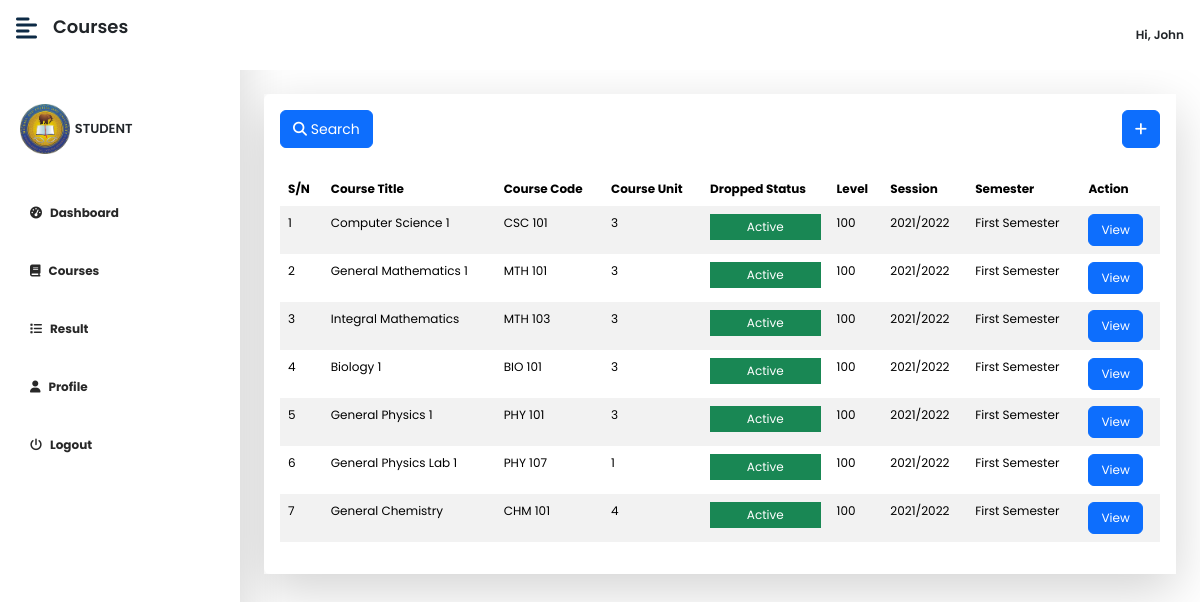
The app's page /student/view/courses (signed in) with its own data.
### tables this page shows
CREATE TABLE `students_tb` (
  `id` int(11) NOT NULL,
  `fname` text NOT NULL,
  `lname` text NOT NULL,
  `email` varchar(200) NOT NULL,
  `school_id` varchar(100) NOT NULL,
  `level` int(11) NOT NULL,
  `faculty` varchar(200) DEFAULT NULL,
  `dept` varchar(200) DEFAULT NULL,
  `image` text DEFAULT NULL,
  `password` longtext NOT NULL,
  `date` timestamp NOT NULL DEFAULT current_timestamp() ON UPDATE current_timestamp()
);

CREATE TABLE `student_courses_tb` (
  `id` int(11) NOT NULL,
  `name` varchar(200) NOT NULL,
  `school_id` varchar(200) NOT NULL,
  `course_title` varchar(200) NOT NULL,
  `course_code` varchar(200) NOT NULL,
  `course_unit` int(6) NOT NULL,
  `is_carry_over` varchar(100) DEFAULT 'No',
  `level` varchar(200) NOT NULL,
  `semester` varchar(200) NOT NULL,
  `session` varchar(200) NOT NULL,
  `dept` varchar(200) NOT NULL,
  `faculty` varchar(200) NOT NULL,
  `result_computed` varchar(6) NOT NULL DEFAULT '0',
  `is_dropped` varchar(11) NOT NULL DEFAULT '0',
  `date` timestamp NOT NULL DEFAULT current_timestamp() ON UPDATE current_timestamp()
);

### student/view/courses.php (the view, shortened to what this page needs)
<?php
if(isset($_SESSION['studentID'])) {
    require '../../configs/dbh.inc.php';
?>
<!DOCTYPE html>
<html lang="en">
<head>
    <?php include '../../includes/links&scripts.php'; ?>
</head>
<body >
<div class="d-flex" id="wrapper">
        <?php include 'includes/sidebar.php';?>
        <div id="page-content-wrapper">
        <nav class="navbar navbar-expand-lg navbar-light d-flex bg-white fixed-top py-3 px-3" style="justify-content:space-between;">
               <div class="d-flex">
                    <div ><i class="fas fa-align-left fs-4 me-3"  style="color:#0d2a45ff;" id="menu-toggle"></i></div>
                    <div><p class="display-6" style="font-size: large;font-weight:600;">Courses</p></div>
               </div>
               <?php include 'includes/studentnavbar.php';?>
            <div class="container-fluid px-4 py-4">
                <div class=" mt-3 shadow-lg " style="overflow:hidden">
                        <div class="p-3 bg-white rounded  ">
                        <div>
                            <div class="d-flex" style="justify-content:space-between;">
                            <div><a href="#" class="btn btn-primary  mb-4" style="color:#fff;" data-bs-toggle="modal" data-bs-target="#myModal"><small><i class="fa fa-search"></i> Search</small></a></div>
                                <div><a href="#" class="btn btn-primary  mb-4" style="color:#fff;" data-bs-toggle="modal" data-bs-target="#courseAdd"><small><i class="fa fa-plus"></i></small></a></div>
                            </div>
                            <?php
                    $sql = "SELECT id, course_title, course_code, course_unit, level, is_dropped,session, semester, school_id FROM student_courses_tb WHERE school_id = '{$studentID}' ORDER BY level ASC";
                    $result = mysqli_query($con, $sql);
                    if(mysqli_num_rows($result) > 0) {
                        $num = 1;
                ?>
                                    <div class="table-responsive">
                            <table class="table table-striped  table-borderless">
                                    <thead>
                                        <tr>
                                            <th scope="col">S/N</th>
                                            <th scope="col">Course Title</th>
                                            <th scope="col">Course Code</th>
                                            <th scope="col">Course Unit</th>
                                            <th scope="col">Dropped Status</th>
                                            <th scope="col">Level</th>
                                            <th scope="col">Session</th>
                                            <th scope="col">Semester</th>
                                            <th scope="col">Action</th>
                                        </tr>
                                    </thead>
                                    <tbody>
                                            <?php while($row = mysqli_fetch_assoc($result)) { ?>
                                                <tr>
                                                <td><?php echo $num++;?></td>
                                        <td ><?php echo $row['course_title'];?></td>
                                        <td><?php echo $row['course_code'];?></td>
                                        <td><?php echo $row['course_unit'];?></td>
                                        <td><?php if( $row['is_dropped'] === '0') {
                                                echo "<div class='bg-success text-white p-1  text-center'>Active</div>";
                                        } else {
                                                echo "<div class='bg-danger text-white p-1  text-center'>Dropped</div>";
                                            }
                                            ?></td>
                                        <td><?php echo $row['level'];?></td>
                                        <td><?php echo $row['session'];?></td>
                                        <td><?php echo $row['semester'];?></td>
                                        <td>
                                     <a href="viewcourses?id=<?php echo $row['id'];?>" class="btn btn-primary " style="font-size: 12px;">View</a>
                                        </td>
                                        </tr>
                                            <?php } ?>
                                    </tbody>
                                    </table>
                                    </div>
                <?php
                    } else {
                ?>
                <div class="alert alert-danger p-3 w-100">Your registered courses will show here</div>
                <?php
                    }
                ?>
                            </div>
                        </div>
                    </div>
                </div>
            </div>
        </div>
</body>
</html>
<?php } else {
    header("Location: index");
}
?>

### student/view/includes/studentnavbar.php (shortened to what this page needs)
<?php
    $id = $_SESSION['studentID'];
    $sql = "SELECT id, fname, lname, school_id, dept, faculty, email, level, image FROM students_tb WHERE id = {$id}";
    $result = mysqli_query($con, $sql);
    $row = mysqli_fetch_assoc($result);
    $studentID = $row['school_id'];
?>
<div class="d-flex" style="gap:1rem;align-items:center;">
                    <div>
                    <div class="dropdown">
  <span id="dropbtn" style="font-weight:600" class="dropbtn"><i class="fa fa-user-o" style="font-size:large;"></i> Hi, <?php echo ucfirst($row['fname']);?></span>
</div>
               </div>
            </nav>
            <br><br><br>

### assets/css/dashboard.css (style rules this page uses)
:root { --main-bg-color: #009d63!important; --main-text-color: #009d63!important; --second-text-color: #ffffff!important; --second-bg-color: #ffffff!important; }
#wrapper { overflow-x: hidden!important; background: #fff!important; }
#page-content-wrapper { min-width: 100vw!important; overflow-y: scroll!important; height: 100vh!important; }
#menu-toggle { cursor: pointer!important; }
@media (min-width: 768px) { #page-content-wrapper { min-width: 0!important; width: 100%!important; } }

### assets/css/main.css (style rules this page uses)
* { box-sizing: border-box; margin: 0; }
body { font-family: "Poppins", Sans-serif !important; transition: .5s; background-color: #fff !important; font-size: 12px !important; }
#dropbtn { padding: 0px; border: none; cursor: pointer; }
.dropdown { float: right; position: relative; display: inline-block; }

### records on screen
students_tb: fname "John"
student_courses_tb: course_title "Computer Science 1", course_code "CSC 101", course_unit "3", is_dropped "Active", level "100", session "2021/2022", semester "First Semester"
student_courses_tb: course_title "General Mathematics 1", course_code "MTH 101", course_unit "3", is_dropped "Active", level "100", session "2021/2022", semester "First Semester"
student_courses_tb: course_title "Integral Mathematics", course_code "MTH 103", course_unit "3", is_dropped "Active", level "100", session "2021/2022", semester "First Semester"
student_courses_tb: course_title "Biology 1", course_code "BIO 101", course_unit "3", is_dropped "Active", level "100", session "2021/2022", semester "First Semester"
student_courses_tb: course_title "General Physics 1", course_code "PHY 101", course_unit "3", is_dropped "Active", level "100", session "2021/2022", semester "First Semester"
student_courses_tb: course_title "General Physics Lab 1", course_code "PHY 107", course_unit "1", is_dropped "Active", level "100", session "2021/2022", semester "First Semester"
student_courses_tb: course_title "General Chemistry", course_code "CHM 101", course_unit "4", is_dropped "Active", level "100", session "2021/2022", semester "First Semester"
